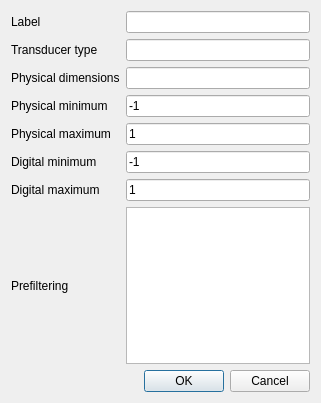
<?xml version="1.0" encoding="UTF-8"?>
<ui version="4.0">
 <class>SignalDialog</class>
 <widget class="QDialog" name="SignalDialog">
  <property name="windowModality">
   <enum>Qt::WindowModal</enum>
  </property>
  <property name="geometry">
   <rect>
    <x>0</x>
    <y>0</y>
    <width>321</width>
    <height>403</height>
   </rect>
  </property>
  <property name="windowTitle">
   <string>Signal</string>
  </property>
  <layout class="QGridLayout" name="gridLayout">
   <item row="0" column="0" colspan="2">
    <widget class="QLabel" name="labelLabel">
     <property name="text">
      <string>Label</string>
     </property>
    </widget>
   </item>
   <item row="0" column="2">
    <widget class="QLineEdit" name="labelLineEdit">
     <property name="maxLength">
      <number>16</number>
     </property>
    </widget>
   </item>
   <item row="1" column="0" colspan="2">
    <widget class="QLabel" name="transducerLabel">
     <property name="text">
      <string>Transducer type</string>
     </property>
    </widget>
   </item>
   <item row="1" column="2">
    <widget class="QLineEdit" name="transducerLineEdit"/>
   </item>
   <item row="2" column="0" colspan="2">
    <widget class="QLabel" name="physDimLabel">
     <property name="text">
      <string>Physical dimensions</string>
     </property>
    </widget>
   </item>
   <item row="2" column="2">
    <widget class="QLineEdit" name="physicalDimLineEdit">
     <property name="maxLength">
      <number>8</number>
     </property>
    </widget>
   </item>
   <item row="3" column="0" colspan="2">
    <widget class="QLabel" name="physMinLabel">
     <property name="text">
      <string>Physical minimum</string>
     </property>
    </widget>
   </item>
   <item row="3" column="2">
    <widget class="QLineEdit" name="physicalMinLineEdit">
     <property name="text">
      <string>-1</string>
     </property>
     <property name="maxLength">
      <number>8</number>
     </property>
    </widget>
   </item>
   <item row="4" column="0" colspan="2">
    <widget class="QLabel" name="physMaxLabel">
     <property name="text">
      <string>Physical maximum</string>
     </property>
    </widget>
   </item>
   <item row="4" column="2">
    <widget class="QLineEdit" name="physicalMaxLineEdit">
     <property name="text">
      <string>1</string>
     </property>
     <property name="maxLength">
      <number>8</number>
     </property>
    </widget>
   </item>
   <item row="5" column="0" colspan="2">
    <widget class="QLabel" name="digMinLabel">
     <property name="text">
      <string>Digital minimum</string>
     </property>
    </widget>
   </item>
   <item row="5" column="2">
    <widget class="QLineEdit" name="digitalMinLineEdit">
     <property name="text">
      <string>-1</string>
     </property>
     <property name="maxLength">
      <number>8</number>
     </property>
    </widget>
   </item>
   <item row="6" column="0" colspan="2">
    <widget class="QLabel" name="digMaxLabel">
     <property name="text">
      <string>Digital maximum</string>
     </property>
    </widget>
   </item>
   <item row="6" column="2">
    <widget class="QLineEdit" name="digitalMaxLineEdit">
     <property name="text">
      <string>1</string>
     </property>
     <property name="maxLength">
      <number>8</number>
     </property>
    </widget>
   </item>
   <item row="7" column="0">
    <widget class="QLabel" name="prefilteringLabel">
     <property name="text">
      <string>Prefiltering</string>
     </property>
    </widget>
   </item>
   <item row="7" column="2">
    <widget class="QPlainTextEdit" name="prefilteringTextEdit"/>
   </item>
   <item row="8" column="1" colspan="2">
    <widget class="QDialogButtonBox" name="buttonBox">
     <property name="orientation">
      <enum>Qt::Horizontal</enum>
     </property>
     <property name="standardButtons">
      <set>QDialogButtonBox::Cancel|QDialogButtonBox::Ok</set>
     </property>
    </widget>
   </item>
  </layout>
 </widget>
 <resources/>
 <connections>
  <connection>
   <sender>buttonBox</sender>
   <signal>accepted()</signal>
   <receiver>SignalDialog</receiver>
   <slot>accept()</slot>
   <hints>
    <hint type="sourcelabel">
     <x>248</x>
     <y>254</y>
    </hint>
    <hint type="destinationlabel">
     <x>157</x>
     <y>274</y>
    </hint>
   </hints>
  </connection>
  <connection>
   <sender>buttonBox</sender>
   <signal>rejected()</signal>
   <receiver>SignalDialog</receiver>
   <slot>reject()</slot>
   <hints>
    <hint type="sourcelabel">
     <x>316</x>
     <y>260</y>
    </hint>
    <hint type="destinationlabel">
     <x>286</x>
     <y>274</y>
    </hint>
   </hints>
  </connection>
 </connections>
</ui>
